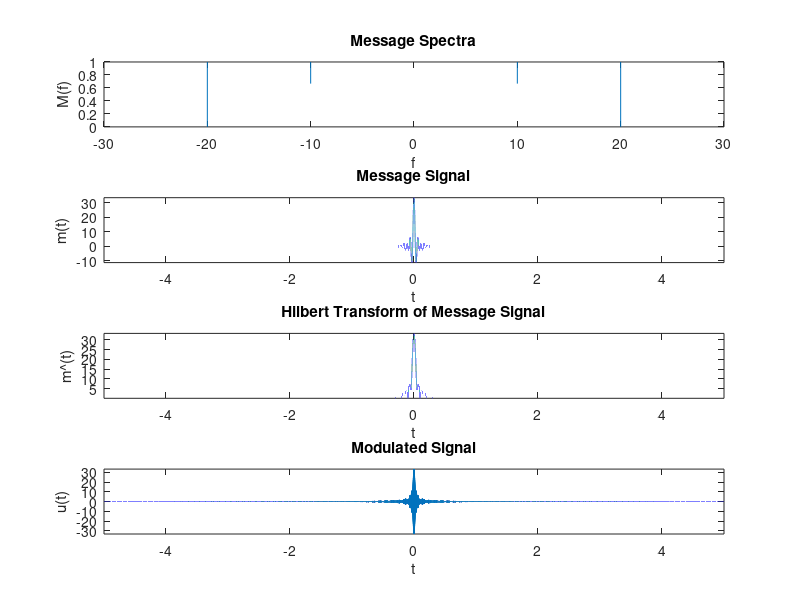

This chart was generated by the following MATLAB code:
clear all;
A = 1;
fc = 1000;
fm = 10;
ts = 0.00001;
B = 2*fm;
f= -30:ts:30;
t = -5:ts:5;


Mf = rectpuls(f,2*B)-(1/3)*rectpuls(f,B);
subplot(4,1,1),plot(f,Mf)
title('Message Spectra')
xlabel('f');
ylabel('M(f)');

mt = (2*B*sinc(2*B*t)) - ((B/3)*sinc(B*t));
subplot(4,1,2),plot(t,mt);
axis([-5,5,-inf,inf]);
title('Message Signal')
xlabel('t');
ylabel('m(t)');

mhat_t = hilbert(mt);
subplot(4,1,3),plot(t,abs(mhat_t));
axis([-5,5,-inf,inf]);
title('Hilbert Transform of Message Signal')
xlabel('t');
ylabel('m\^(t)');

ut = A*mt.*cos(2*pi*fc*t);
subplot(4,1,4),plot(t,ut);
axis([-5,5,-inf,inf]);
title('Modulated Signal')
xlabel('t');
ylabel('u(t)');

